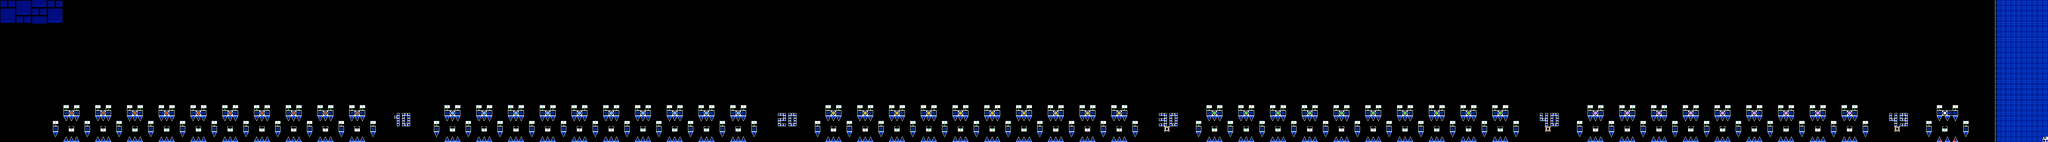

The image is a tile-based game level rendered from a .tmx file. Its description and source (layers, tilesets, objects; grid data summarised) follow:
An orthogonal 387x27 tile map with 16x16 px tiles, 2 tile layers (SP, ...), 2 tilesets, 2 image layers.

<map version="1.10" tiledversion="1.11.2" orientation="orthogonal" renderorder="right-down" width="387" height="27" tilewidth="16" tileheight="16" infinite="0" nextlayerid="5" nextobjectid="1">
 <editorsettings>
  <chunksize width="16" height="27" />
  <export target="../LEVELS/LEVEL DATA/decode.csv" format="csv" />
 </editorsettings>
 <tileset firstgid="1" name="sprites" tilewidth="16" tileheight="16" tilecount="256" columns="16">
  <image source="../../../GRAPHICS/sprites.png" width="256" height="256" />
 </tileset>
 <tileset firstgid="257" name="famidash" tilewidth="16" tileheight="16" tilecount="256" columns="16">
  <image source="../../../GRAPHICS/famidash.bmp" width="256" height="256" />
 </tileset>
 <imagelayer id="3" name="Image Layer 1" parallaxx="0.9" parallaxy="0.9" repeatx="1" repeaty="1">
  <image source="../../../GRAPHICS/Old/parallax Blue.bmp" width="144" height="72" />
 </imagelayer>
 <imagelayer id="4" name="Image Layer 2" offsetx="0" offsety="432" repeatx="1">
  <image source="../../../GRAPHICS/ground.bmp" width="64" height="128" />
 </imagelayer>
 <layer id="1" width="387" height="27">
  <data>[10449 cells, 891 non-empty, 19 distinct tile ids]</data>
 </layer>
 <layer id="2" name="SP" width="387" height="27">
  <data>[10449 cells, 260 non-empty, 12 distinct tile ids]</data>
 </layer>
</map>
